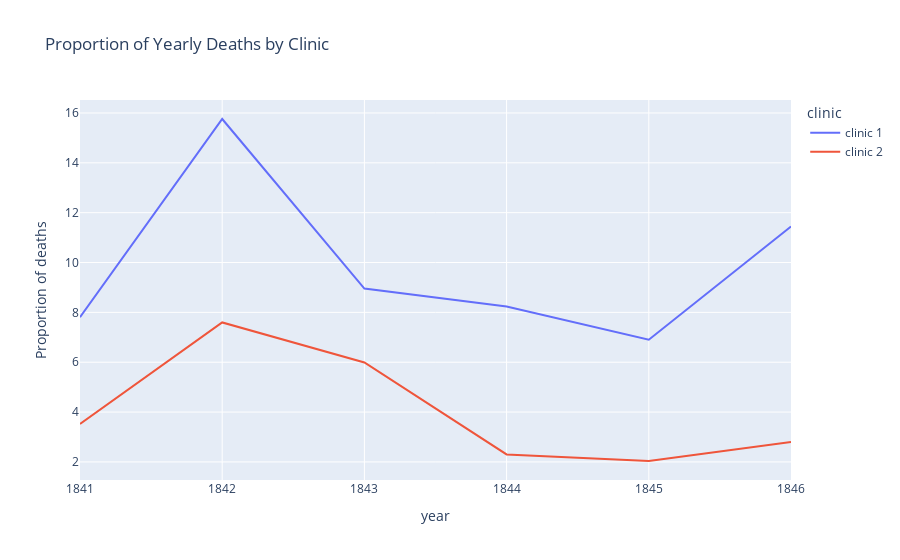

The cell this chart's notebook holds for it:
### Markdown cell above
### Plotting the Proportion of Yearly Deaths by Clinic

### Code cell
fig = px.line(df_yearly, x='year', y='pct_deaths', color='clinic', title='Proportion of Yearly Deaths by Clinic')
fig.update_layout(yaxis_title='Proportion of deaths')

### Figure 1 — Plotly figure (JSON) as saved in the notebook; plotly's stock layout.template omitted (floating-point values rounded to 4 significant figures)
{"data": [{"hovertemplate": "clinic=clinic 1<br>year=%{x}<br>pct_deaths=%{y}<extra></extra>", "legendgroup": "clinic 1", "line": {"color": "#636efa", "dash": "solid"}, "marker": {"symbol": "circle"}, "mode": "lines", "name": "clinic 1", "orientation": "v", "showlegend": true, "type": "scatter", "x": [1841, 1842, 1843, 1844, 1845, 1846], "xaxis": "x", "y": [7.806, 15.76, 8.954, 8.236, 6.901, 11.45], "yaxis": "y"}, {"hovertemplate": "clinic=clinic 2<br>year=%{x}<br>pct_deaths=%{y}<extra></extra>", "legendgroup": "clinic 2", "line": {"color": "#EF553B", "dash": "solid"}, "marker": {"symbol": "circle"}, "mode": "lines", "name": "clinic 2", "orientation": "v", "showlegend": true, "type": "scatter", "x": [1841, 1842, 1843, 1844, 1845, 1846], "xaxis": "x", "y": [3.522, 7.597, 5.988, 2.3, 2.036, 2.797], "yaxis": "y"}], "layout": {"legend": {"title": {"text": "clinic"}, "tracegroupgap": 0}, "title": {"text": "Proportion of Yearly Deaths by Clinic"}, "xaxis": {"anchor": "y", "domain": [0, 1], "title": {"text": "year"}}, "yaxis": {"anchor": "x", "domain": [0, 1], "title": {"text": "Proportion of deaths"}}}}
